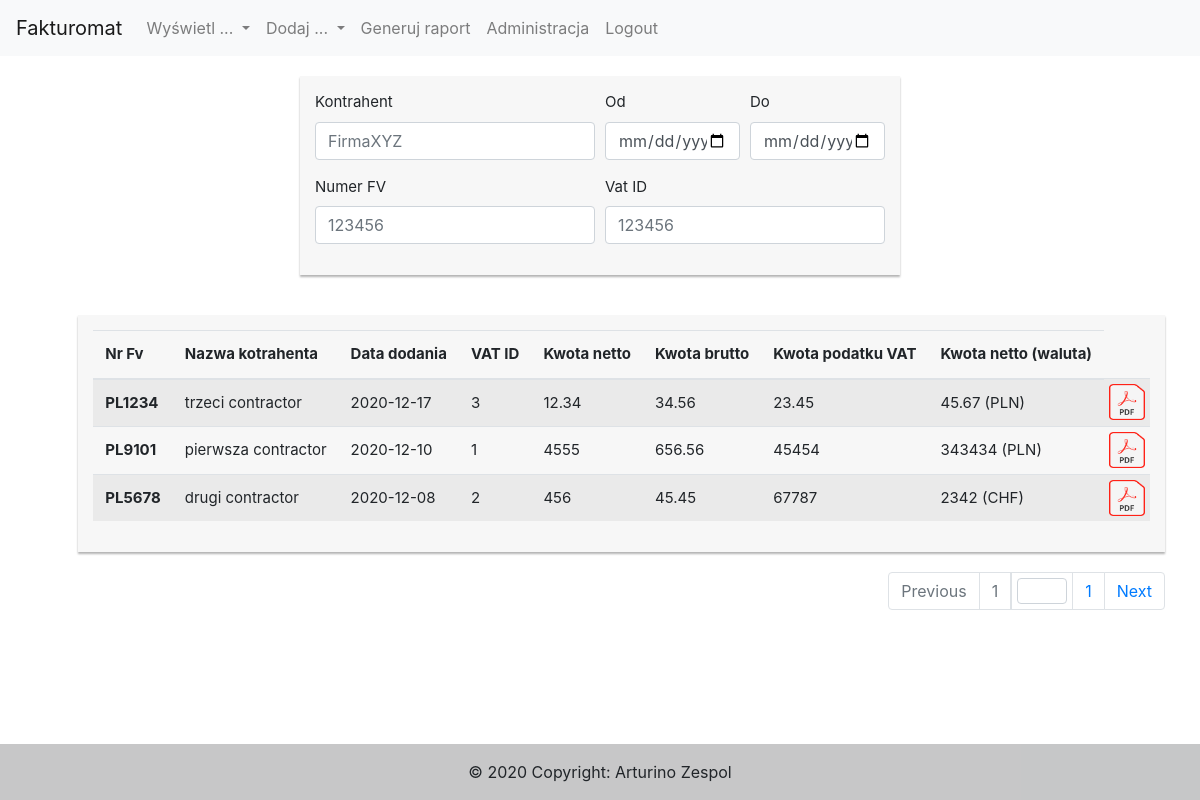
/index.php?action=login (signed in), run on the app's committed database.
### tables this page shows
CREATE TABLE `invoicesale` (
  `id` int(11) NOT NULL,
  `invoiceNumber` varchar(255) NOT NULL,
  `addDate` date NOT NULL,
  `vatID` int(11) NOT NULL,
  `amountNet` double NOT NULL,
  `amountTax` double NOT NULL,
  `amountGross` double NOT NULL,
  `amountNetCurrencyValue` double NOT NULL,
  `amountNetCurrency` int(2) NOT NULL
);

CREATE TABLE `contractor` (
  `vatID` int(11) NOT NULL,
  `name` varchar(100) NOT NULL
);

### models/repositories/InvoiceSaleRepository.php (called while the page is built, shortened)
<?php
global $config;
class InvoiceSaleRepository
{
    public function getAll( $limit = 0, $order="addDate") {
        global $config;
        $pdo = new PDO($config['dsn'], $config['login'], $config['password']);
        $query = "SELECT `id`, `invoiceNumber`, `addDate`,k.`vatID`,`name`, `amountNet`, `amountTax`, `amountGross`, `amountNetCurrencyValue`, `amountNetCurrency` FROM `invoiceSale` as `f` INNER JOIN `contractor` as `k` on k.vatID=f.vatID ORDER BY $order DESC".($limit != 0 ? " LIMIT $limit" : "");
        $sth = $pdo->prepare($query);
        $sth->execute();
        $result = $sth->fetchAll(PDO::FETCH_CLASS, "InvoiceSale");
        return $result;
    }
    public function getNumberOfRecords() {
        global $config;
        $pdo = new PDO($config['dsn'], $config['login'], $config['password']);
        $sth = $pdo->query("SELECT COUNT(*) as `count` from `invoicesale` ");
        return $sth->fetch(PDO::FETCH_ASSOC)['count'];
    }
}

### controllers/LoginController.php (called while the page is built, shortened)
<?php
class LoginController
{
    public function index()
    {
        InvoiceSaleController::index();
    }
}

### models/InvoiceSale.php (called while the page is built, shortened)
<?php
class InvoiceSale implements \JsonSerializable
{
    private $invoiceNumber;
    private $name;
    private $vatID;
    private $addDate;
    private $amountNet;
    private $amountGross;
    private $amountTax;
    private $amountNetCurrencyValue;
    private $amountNetCurrency;
    private $id;
    public function getId()
    {
        return $this->id;
    }
    public function getInvoiceNumber()
    {
        return $this->invoiceNumber;
    }
    public function getAddDate()
    {
        return $this->addDate;
    }
    public function getVatID()
    {
        return $this->vatID;
    }
    public function getName()
    {
        return $this->name;
    }
    public function getAmountNet()
    {
        return $this->amountNet;
    }
    public function getAmountTax()
    {
        return $this->amountTax;
    }
    public function getAmountGross()
    {
        return $this->amountGross;
    }
    public function getAmountNetCurrency()
    {
        return currencyEnum::currencyTable[$this->amountNetCurrency];
    }
    public function getAmountNetCurrencyValue()
    {
        return $this->amountNetCurrencyValue;
    }
}

### views/invoiceSale/invoiceSaleIndexView.php (the view, shortened to what this page needs)
<?php
class invoiceSaleIndexView
{
    public static function render($recordsMainTable, $numberOfRecordsInDB)
    {
        $id = "invoiceSaleIndex";
        ?>
        <?= Layout::header() ?>
            <div class="row">
                <div class="col"></div>
                <div class="col-md col-md-auto">
                    <div id="<?= $id ?>SearchBox" class="my-search-box">
                        <form id="<?= $id ?>SearchForm_">
                            <div class="form-row">
                                <div class="form-group col-lg-6 col-md-12">
                                    <label for="SearchForm_name">Kontrahent</label>
                                    <input id="SearchForm_name" maxlength="30" type="text" class="form-control" pattern="^[\d\w]*$" placeholder="FirmaXYZ" onfocusout="filterDataInInvoiceSaleIndexTable();">
                                </div>
                                <div class="form-group col-lg-3  col-md-6">
                                    <label for="SearchForm_dateAddStart">Od</label>
                                    <input id="SearchForm_dateAddStart" type="date" class="form-control" oninput="filterDataInInvoiceSaleIndexTable();">
                                </div>
                                <div class="form-group col-lg-3  col-md-6">
                                    <label for="SearchForm_dateAddEnd">Do</label>
                                    <input id="SearchForm_dateAddEnd" type="date" class="form-control" oninput="filterDataInInvoiceSaleIndexTable();">
                                </div>
                                <div class="form-group col-lg-6  col-md-6">
                                    <label for="SearchForm_invoiceNumber">Numer FV</label>
                                    <input id="SearchForm_invoiceNumber" maxlength="15" type="text" class="form-control" pattern="^\d*$" placeholder="123456" onfocusout="filterDataInInvoiceSaleIndexTable();">
                                </div>
                                <div class="form-group col-lg-6  col-md-6">
                                    <label for="SearchForm_vatID">Vat ID</label>
                                    <input id="SearchForm_vatID" maxlength="15" type="text" class="form-control" pattern="^\d*$" placeholder="123456" onfocusout="filterDataInInvoiceSaleIndexTable();">
                                </div>
                            </div>
                        </form>
                    </div>
                </div>
                <div class="col"></div>
            </div>
            <div class="row">
                <div class="col"></div>
                <div class="col-md col-md-auto">
                    <div id="invoice-sale-index" class="my-form-box">
                        <table id="<?= $id ?>Table" class="table table-striped">
                            <thead>
                            <tr>
                                <th scope="col">Nr Fv</th>
                                <th scope="col">Nazwa kotrahenta</th>
                                <th scope="col">Data dodania</th>
                                <th scope="col" class="showDataIndexTableWider">VAT ID</th>
                                <th scope="col" class="showDataIndexTableWider">Kwota netto</th>
                                <th scope="col" class="showDataIndexTableWider">Kwota brutto</th>
                                <th scope="col" class="showDataIndexTableWider">Kwota podatku VAT</th>
                                <th scope="col" class="showDataIndexTableWider">Kwota netto (waluta)</th>
                            </tr>
                            </thead>
                            <tbody>
                                <?php
                                    foreach ($recordsMainTable as $val) {
                                        echo '<tr>';
                                        echo '<th scope="row">'.$val->getInvoiceNumber().'</th>';
                                        echo '<td class="invoiceSaleIndexTableContractorName">'.$val->getName().'</td>';
                                        echo '<td class="invoiceSaleIndexTableAddDate">'.$val->getAddDate().'</td>';
                                        echo '<td class="showDataIndexTableWider">'.$val->getVatID().'</td>';
                                        echo '<td class="showDataIndexTableWider">'.$val->getAmountNet().'</td>';
                                        echo '<td class="showDataIndexTableWider">'.$val->getAmountGross().'</td>';
                                        echo '<td class="showDataIndexTableWider">'.$val->getAmountTax().'</td>';
                                        echo '<td class="showDataIndexTableWider">'.$val->getAmountNetCurrencyValue().' ('.$val->getAmountNetCurrency().')</td>';
                                        echo '<td class="showDataIndexTableWider"><a class="btn" href="index.php?action=getFile&fileType=invoiceSale&fileNumber='
                                            .$val->getId()
                                            .'"><img class="pdfIcon" src="./images/pdf_image.png"></a></td>';
                                        echo '</tr>';
                                    }
                                ?>
                            </tbody>
                        </table>
                    </div>
                    <nav id="Nav" class="my-navs" aria-label="...">
                        <ul class="pagination justify-content-end">
                            <li id="NavPrev" class="page-item disabled">
                                <button  class="page-link" onclick="changePageInInvoiceSaleIndexTable('prev');" aria-disabled="true">Previous</button>
                            </li>
                            <li id="NavFirst" class="page-item disabled">
                                <button  class="page-link" onclick="changePageInInvoiceSaleIndexTable('1');" aria-disabled="true" >1</button>
                            </li>
                            <li class="page-item" aria-current="page">
                                <a id="NavPageSelector" class="page-link" href="#">
                                    <input type="number" maxlength="4" min="1" class="form-control" oninput="changePageInInvoiceSaleIndexTable(this.value);">
                                </a>
                            </li>
                            <li id="NavLast" class="page-item">
                                <button  class="page-link" onclick="changePageInInvoiceSaleIndexTable('0');"><?= $numberOfRecordsInDB ?></button>
                            </li>
                            <li id="NavNext" class="page-item">
                                <button  class="page-link" onclick="changePageInInvoiceSaleIndexTable('next');">Next</button>
                            </li>
                        </ul>
                    </nav>
                </div>
            </div>
        <?= Layout::footer() ?>
        <?php
        $html = ob_get_clean();
        return $html;
    }
}
?>

### index.php (shortened to what this page needs)
<?php
$action = isset($_GET['action']) ? $_GET['action'] : null;
$loginController = new LoginController(new UserRepository());
if ($action == 'login-set') {
    $loginController->set();
}
else if (!isset($_SESSION['uid']) || $_SESSION['uid'] == '') {
    $loginController->index();
} else {
    switch ($action) {
        case 'login':
            $loginController->index();
            break;
    }
}

### controllers/InvoiceSaleController.php (shortened to what this page needs)
<?php
class InvoiceSaleController
{
    private static $limit = 5;
    public static function index() {
        $invoiceSaleRepository = new InvoiceSaleRepository();
        $records = $invoiceSaleRepository->getAll(self::$limit);
        $numOfRecords = $invoiceSaleRepository->getNumberOfRecords();
        echo invoiceSaleIndexView::render($records, ceil($numOfRecords/self::$limit));
    }
}

### views/Layout.php (shortened to what this page needs)
<?php
class Layout
{
    public static function header($params = [])
    {
        ?>
        <!DOCTYPE html>
        <html lang="pl">
            <head>
                <link rel="stylesheet" href="https://cdn.jsdelivr.net/npm/bootstrap@4.5.3/dist/css/bootstrap.min.css">
                <link rel="stylesheet" href="styles.css">
            </head>
            <body>
                <?= self::navbar()  ?>
                <div class="container-fluid">
        <?php
        $html = ob_get_clean();
        return $html;
    }
    public static function footer($params = [])
    {
        ?>
                    </div>
                    <div style="padding-bottom: 50px"></div>
                    <div class="footer fixed-bottom">
                        <footer class="bg-light text-center text-lg-start">
                            <div class="text-center p-3" style="background-color: rgba(0, 0, 0, 0.2)">
                                © 2020 Copyright: Arturino Zespol
                            </div>
                        </footer>
                    </div>
                </body>
            </html>
        <?php
        $html = ob_get_clean();
        return $html;
    }
    private static function navbar($params = [])
    {
        $userType = isset($_SESSION['userType']) ? $_SESSION['userType'] : null;
        ?>
            <nav class="navbar navbar-expand-lg navbar-light bg-light">
                <a class="navbar-brand" href="#">Fakturomat</a>
                <div class="collapse navbar-collapse" id="navbarSupportedContent">
        <?php
        if (isset($_SESSION['userType'])) {
            switch ($userType) {
                    ?>
                    <?php
                case 'Admin':
                    ?>
                    <ul class="navbar-nav">
                        <li class="nav-item dropdown">
                            <a class="nav-link dropdown-toggle" href="#" id="navbarDropdown" role="button" data-toggle="dropdown" aria-haspopup="true" aria-expanded="false">
                                Wyświetl ...
                            </a>
                        </li>
                        <li class="nav-item dropdown">
                            <a class="nav-link dropdown-toggle" href="#" id="navbarDropdown" role="button" data-toggle="dropdown" aria-haspopup="true" aria-expanded="false">
                                Dodaj ...
                            </a>
                        </li>
                        <li class="nav-item">
                            <a class="nav-link" href="./index.php?action=generateReport-show">Generuj raport</a>
                        </li>
                        <li class="nav-item">
                            <a class="nav-link" href="./index.php?action=admin">Administracja</a>
                        </li>
                        <li class="nav-item">
                            <a class="nav-link" href="./index.php?action=logout">Logout</a>
                        </li>
                    </ul>
                    <?php
                    break;
                    ?>
                    <?php
            }
        }
        ?>
                </div>
            </nav>
        <?php
        $html = ob_get_clean();
        return $html;
    }
}
?>

### styles.css (style rules this page uses)
#form-control, .btn { min-height: 38px; border-radius: 2px; }
.my-form-box { background: #f7f7f7; font-size: 15px; margin: 20px; box-shadow: 0px 2px 2px rgba(0, 0, 0, 0.3); padding: 15px; }
.my-search-box { background: #f7f7f7; font-size: 15px; margin: 20px; box-shadow: 0px 2px 2px rgba(0, 0, 0, 0.3); padding: 15px; max-width: 600px; }
th.showDataIndexTableWider,td.showDataIndexTableWider { display: none; }
@media (min-width: 992px) { th.showDataIndexTableWider,td.showDataIndexTableWider { display: table-cell; } }
td.showDataIndexTableWider:nth-child(10) { margin: auto; vertical-align: center; padding: 4px; }
td.showDataIndexTableWider a.btn { margin: 0px; padding: 0px; }
.pdfIcon { width: 36px; height: 36px; }
.my-navs { margin: 20px; }
#NavPageSelector { margin: 0px; padding: 5px; }
#NavPageSelector input { margin: 0px; padding: 5px; width: 50px; height: 26px; }

### data on the page
invoicesale: invoiceNumber "PL1234", vatID.name "trzeci contractor", addDate "2020-12-17", vatID.vatID "3", amountNet "12.34", amountGross "34.56", amountTax "23.45", amountNetCurrencyValue "45.67", amountNetCurrency "PLN"
invoicesale: invoiceNumber "PL9101", vatID.name "pierwsza contractor", addDate "2020-12-10", vatID.vatID "1", amountNet "4555", amountGross "656.56", amountTax "45454", amountNetCurrencyValue "343434", amountNetCurrency "PLN"
invoicesale: invoiceNumber "PL5678", vatID.name "drugi contractor", addDate "2020-12-08", vatID.vatID "2", amountNet "456", amountGross "45.45", amountTax "67787", amountNetCurrencyValue "2342", amountNetCurrency "CHF"

### other printed values
$numberOfRecordsInDB "1"
